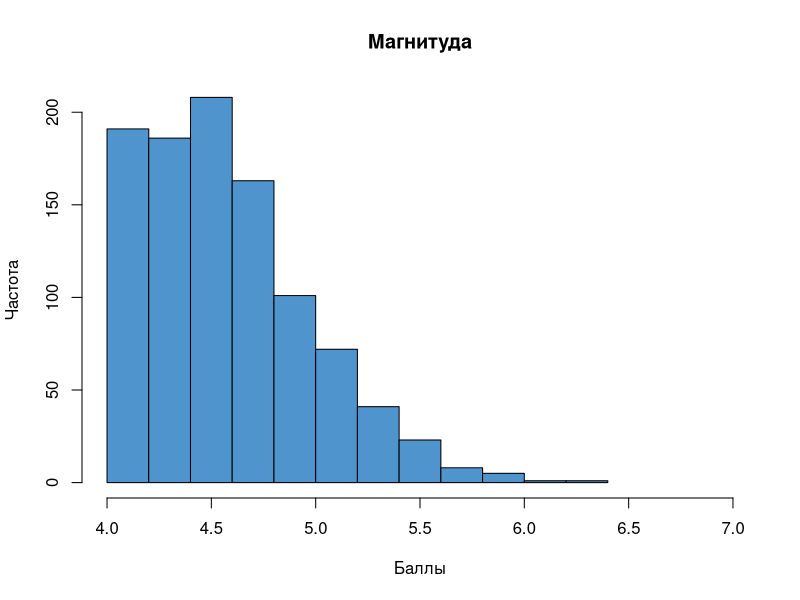
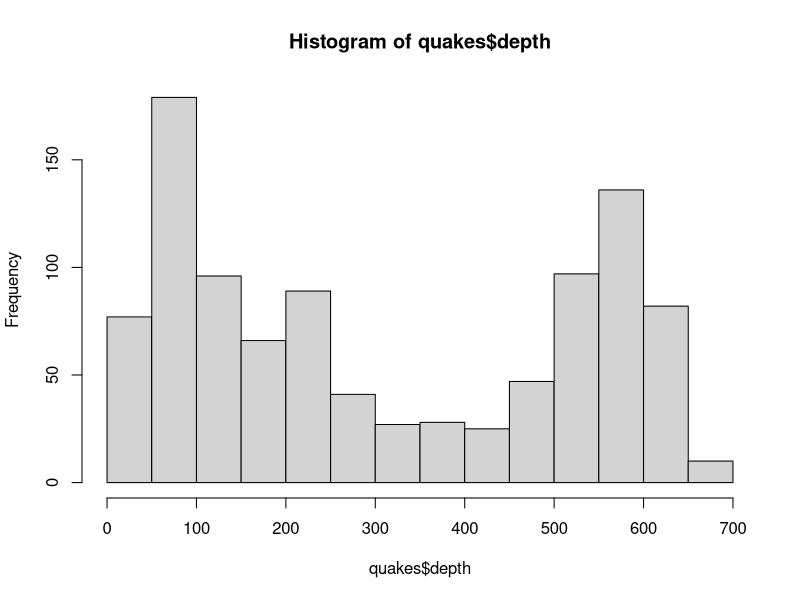
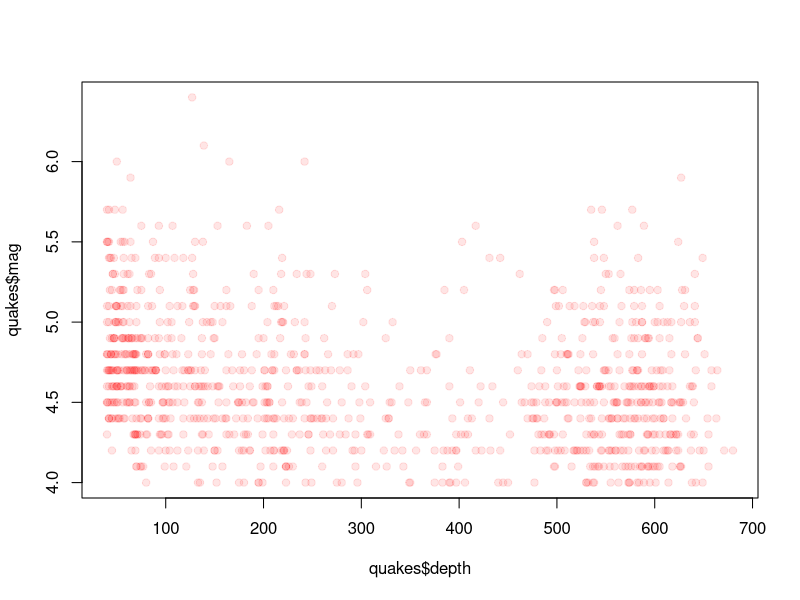

Write R code to recreate these figures, in order. (Note: this script raises an error after producing the figures.)
rm(list = ls())

library(tidyverse)
library(readr)
library(readxl)

# 1. Постройте для набора данных quakes пакета datasets гистограммы распределения
# глубин и магнитуд, а также диаграмму рассеяния для двух этих характеристик.
data("quakes")
mag_hist <- hist(quakes$mag,
       main = 'Магнитуда',
       col = 'steelblue3',
       xlim = c(4, 7),
       xlab = 'Баллы',
       ylab = 'Частота')

depth_hist <- hist(quakes$depth)

mag_depth_plot <- plot(quakes$depth,
     quakes$mag,
     pch = 19,
     col = rgb(1, 0, 0, 0.1))


# 2. На портале открытых данных Тульской области есть данные о распределении
# площади лесов и запасов древесины по преобладающим породам и группам возраста. 
# Скачайте эти данные в виде таблицы CSV и постройте по ним круговую и столбчатую
# диаграмму для категории Площадь земель, занятых лесными насаждениями
# (покрытых лесной растительностью), всего. Подберите цвета, попробуйте изменить
# ориентировку столбцов на горизонтальную, а для круговой диаграммы поменять угол
# поворота.
# https://opendata71.ru/opendata/7107096442-stateforestregisterTularegion/table
setwd("/Users/ivan.solonikov/Desktop/R_geofak_mfk/Class-05")
tab <- read_csv2("data-2022-06-03T11-34-structure-2022-06-03T11-34.csv") %>% 
  select(1:2) %>% 
  rename(type = 1, value = 2) %>%     # с помощью этой функции переименовали первый столбец в 'type', а второй столбец в 'value'
  filter(!is.na(value)) %>% # убираем пустые строки
  filter(!stringr::str_detect(type,
                   'Итoгo|Итого|Всего|том')) %>%     # убираем все строки "итого" и "всего". "Итого" напечатали два раза, потому что в таблице что-то не так, мб буквы "о" английские или что-то ещё
  arrange(desc(value))

pie_forest <- pie(tab$value, 
    ifelse(tab$value > 5, tab$type, ''),
    clockwise = T)    # по-хорошему нужно слить все мелкие категории в одну ("другие")

# 3. Используя данные3 по балансу масс ледника Гарабаши, постройте график с тремя
# кривыми (аккумуляции, абляции и кумулятивного баланса) за период 1981 по 2017 г.
# Добавьте на график легенду. Обратите внимание на то, что таблица содержит
# агрегирующие строки (1982-1997, 1998-2017, 1982-2017), которые вам необходимо
# предварительно исключить.
# https://raw.githubusercontent.com/tsamsonov/r-geo-course/master/data/garabashi.xlsx
# Подсказка: Чтобы построить кривую кумулятивного баланса, используйте
# функцию cumsum.
tab = read_excel(path = "garabashi.xlsx") %>% 
  filter(!stringr::str_detect(Год, '-')) %>%     # убираем агрегирующие строки с данными за несколько лет
  separate(Год, c('Year', 'Year2'), '/') %>%     # приводим названия колонок с годом к нормальному виду, для этого делим колонку года на две
  select(-Year2)


lines(tab$Year, tab$Балансмассы, type = 'l')
lines(tab$Аккумуляция, type = 'l')
# TODO: закончить график -- не доделано


